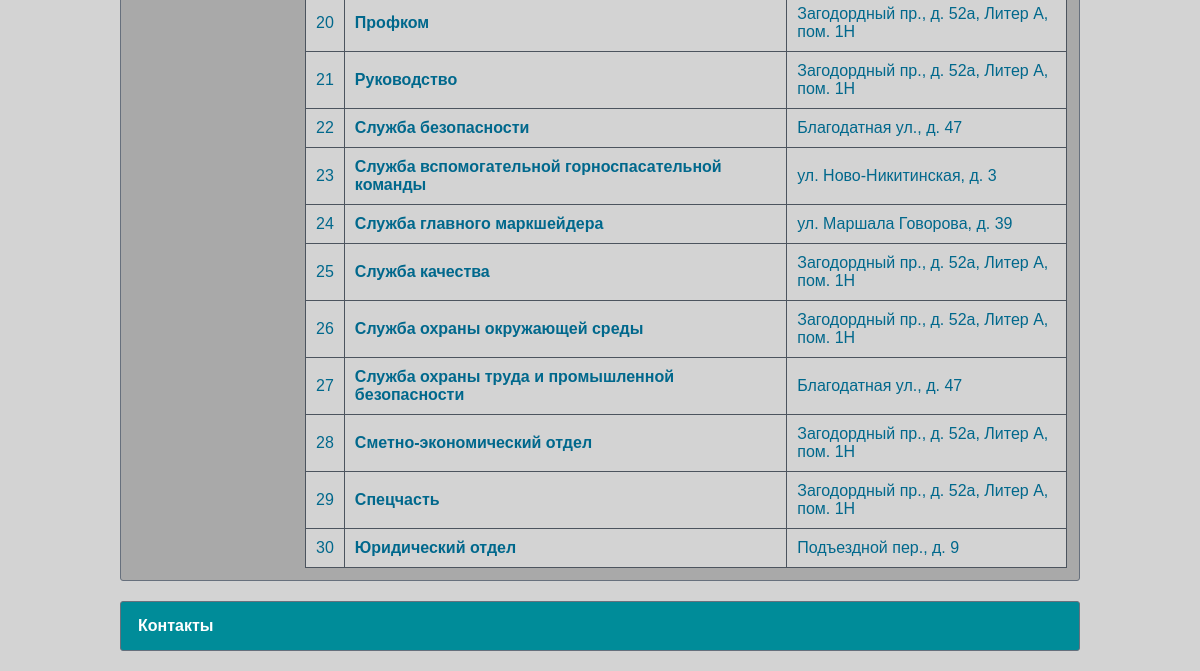
The app's page /departments/ (lower part), older data.
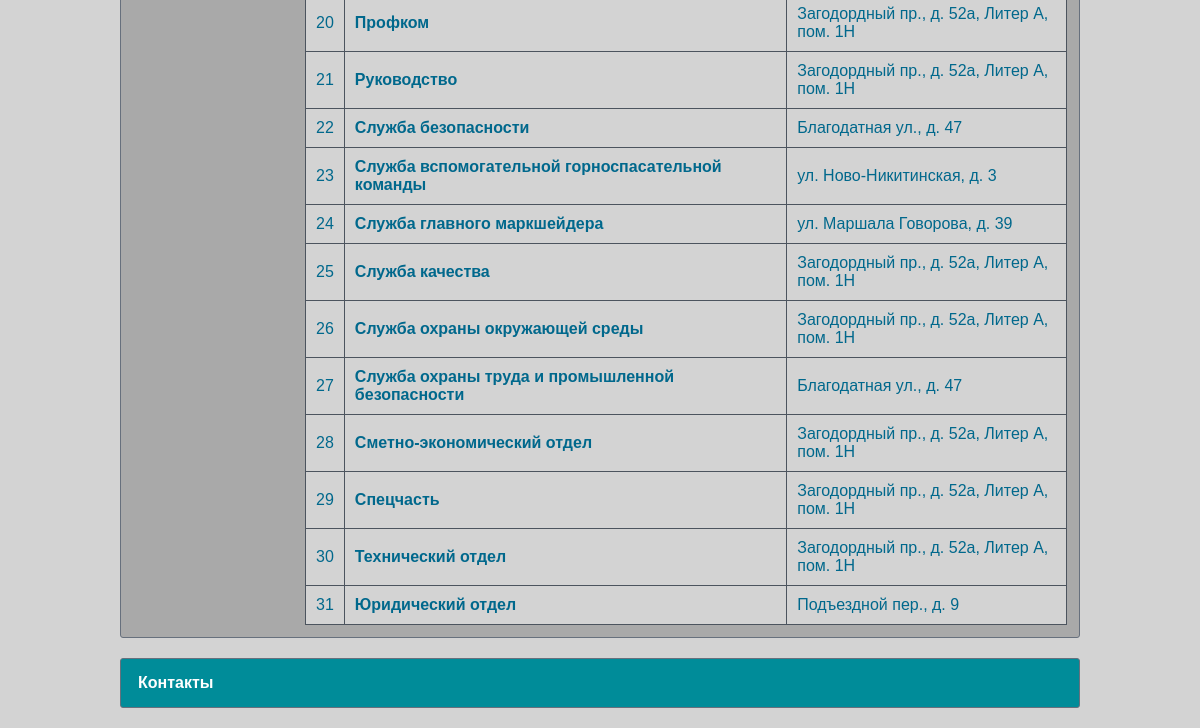
The same page, newer data.
### catalog/models.py (models this page shows, shortened)
class Department(models.Model):
    name = models.TextField(max_length=150, verbose_name="Наименование отдела/подзразделения")
    short_name = models.CharField(max_length=50, verbose_name="Сокращенное название", null=True, blank=True)
    adress = models.ForeignKey('AdressDepartment', on_delete=models.SET_NULL, verbose_name="Местонахождение", null=True, blank=True)
    priority = models.IntegerField(verbose_name="Приоритет", null=False, blank=False, default=1)
    class Meta:
        ordering = ["priority"]
    def get_absolute_url(self):
        return reverse('department-detail', args=[str(self.id)])

class AdressDepartment(models.Model):
    street = models.CharField(max_length=30, verbose_name="Улица")
    building = models.CharField(max_length=10, verbose_name="Дом/Строение")
    letter = models.CharField(max_length=20, verbose_name="Корпус/Литера", null=True, blank=True)
    room = models.CharField(max_length=20, verbose_name="Помещение", null=True, blank=True)
    class Meta:
        ordering = ["street"]
    def __str__(self):
        full_adress = self.street + ", " + self.building
        if self.letter:
            full_adress += ", " + self.letter
        if self.room:
            full_adress += ", " + self.room
        return full_adress

### catalog/views.py (the view)
# urls.py: path('departments/', DepartmentsView.as_view(), name='department'),
class DepartmentsView(View):
    def get(self, request):
        departments = Department.objects.all().order_by('name')
        context = {"departments": departments}
        return render(request, 'catalog/departments.html', context)

### templates/catalog/departments.html (shortened to what this page needs)
{% extends "catalog/base.html" %}
{% load static %}
{% block content %}
        <table class="bordered">
            <tbody>
            {% for department in departments %}
                <tr>
                    <td align="center" width="5%">{{ forloop.counter }}</td>
                    <td style="text-align: left">
                        <b><a href="{{ department.get_absolute_url }}">{{ department.name }}</a></b>
                    </td>
                    <td>{{ department.adress|default_if_none:"Не указан" }}</td>
                </tr>
            {% endfor %}
            </tbody>
        </table>
{% endblock %}

Row changes from the older to the newer data that the page shows:
added Department: name "Технический отдел", adress "Загодордный пр., д. 52а, Литер А, пом. 1Н"
